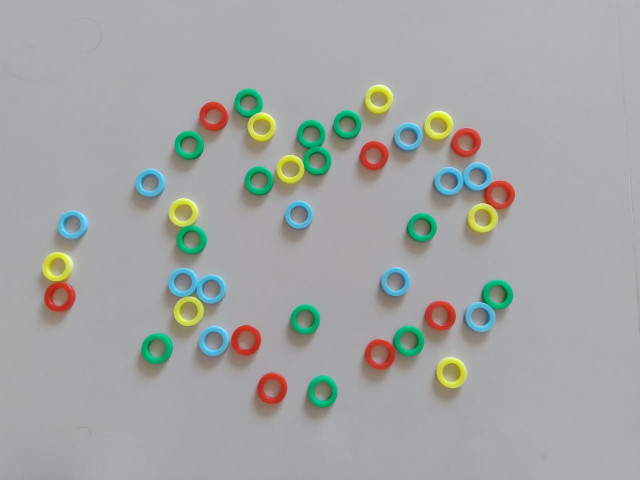
#> input picture 1.jpg, 1280 x 960 px (shown at 1/2 size); its folder holds 4 pictures in this run
$ python contarCirculos.py
#> lines starting #> are read from the running program, lines starting #| are printed output that depends on the picture; after the words box and inside, x2 and y2 are one past the last pixel; in counts of white or black regions, pixels touching at a corner belong together
#> further down, img is the input picture: shape (960, 1280, 3); mean B, G, R 163.7, 165.7, 163.2
import numpy as np
import cv2
import sys


def encontrando_circulos(img_original):
    #limites superiores e inferiores das cores (HSV)
    vermelho_upper = np.array([10, 255, 255])
    vermelho_lower = np.array([0, 50, 50])

    azul_upper = np.array([110, 255, 255])
    azul_lower = np.array([90, 50, 50])

    verde_upper = np.array([85, 255, 255])
    verde_lower = np.array([60, 50, 50])

    amarelo_upper = np.array([40, 255, 255])
    amarelo_lower = np.array([25, 50, 50])

    #para aplicar a máscara
    hsv_img = cv2.cvtColor(img_original, cv2.COLOR_BGR2HSV)
#> hsv_img: shape (960, 1280, 3); mean H, S, V 99.5, 19.9, 170.9
    #para aplicar o blur
    img_cinza = cv2.cvtColor(img_original, cv2.COLOR_BGR2GRAY)
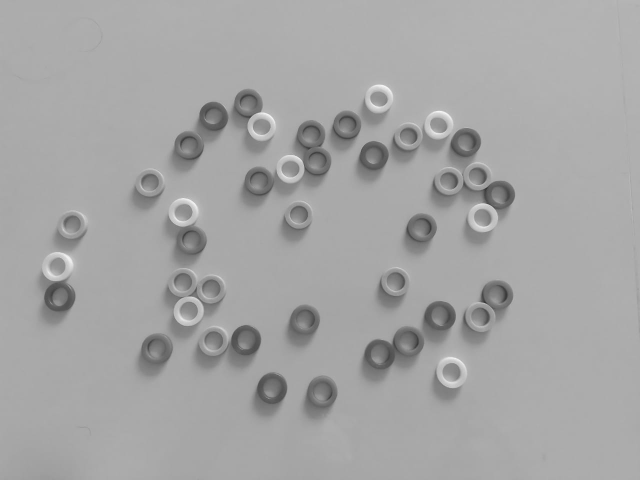
#> img_cinza: shape (960, 1280) (shown at 1/2 size); min 42, max 250, mean 164.7
    #imagem de entrada de HoughCircles
    img_gauss = cv2.GaussianBlur(img_cinza, (7, 7), 1.5)

    #função principal, parâmetros ajustados manualmente
    circulos = cv2.HoughCircles(img_gauss, cv2.HOUGH_GRADIENT, dp=1.1, minDist=30, param1=90, param2=30, minRadius=15, maxRadius=100)
#> circulos = 42 rows, first 8: [965.2, 435.1, 29.3], [517.5, 362.5, 29.3], [693.5, 250.2, 28.31], [879.5, 632, 31.28], [790.4, 563.8, 26.99], [491.2, 680.4, 30.29], [544, 776, 30.95], [420.8, 578, 27.87]

    img_saida = img_original.copy()

    contagem = {'Vermelho': 0, 'Amarelo':0, 'Verde':0, 'Azul':0}

    #conversão dos parâmetros (x, y, r) para inteiro
    circulos = np.uint16(np.around(circulos))
#> circulos = 42 rows, first 8: [965, 435, 29], [518, 362, 29], [694, 250, 28], [879, 632, 31], [790, 564, 27], [491, 680, 30], [544, 776, 31], [421, 578, 28]

    for i in circulos[0, :]:
        centro = (i[0], i[1]) # (x, y)
        raio = i[2]

        mask_temp = np.zeros(hsv_img.shape[:2], dtype=np.uint8)

        #desenho do círculo externo menos círculo interno
        cv2.circle(mask_temp, centro, raio, 255, -1)
        cv2.circle(mask_temp, centro, int(raio * 0.85), 0, -1)

        pixels_hsv = hsv_img[mask_temp == 255]

        h_median = np.median(pixels_hsv[:, 0])
        s_median = np.median(pixels_hsv[:, 1])
        v_median = np.median(pixels_hsv[:, 2])

        cor_detectada = None
        cor_bgr = (0, 0, 0)

        #comparando os valores medianos de H, S e V com os limites inferiores e superiores
        if (vermelho_lower[0] <= h_median <= vermelho_upper[0]) and \
            (vermelho_lower[1] <= s_median <= vermelho_upper[1]) and \
            (vermelho_lower[2] <= v_median <= vermelho_upper[2]):
                cor_detectada = 'Vermelho'
                cor_bgr = (0, 0, 255)
                contagem['Vermelho'] += 1

        elif (amarelo_lower[0] <= h_median <= amarelo_upper[0]) and \
                (amarelo_lower[1] <= s_median <= amarelo_upper[1]) and \
                (amarelo_lower[2] <= v_median <= amarelo_upper[2]):
                cor_detectada = 'Amarelo'
                cor_bgr = (0, 255, 255)
                contagem['Amarelo'] += 1

        elif (verde_lower[0] <= h_median <= verde_upper[0]) and \
                (verde_lower[1] <= s_median <= verde_upper[1]) and \
                (verde_lower[2] <= v_median <= verde_upper[2]):
                cor_detectada = 'Verde'
                cor_bgr = (0, 255, 0)
                contagem['Verde'] += 1

        elif (azul_lower[0] <= h_median <= azul_upper[0]) and \
                (azul_lower[1] <= s_median <= azul_upper[1]) and \
                (azul_lower[2] <= v_median <= azul_upper[2]):
                cor_detectada = 'Azul'
                cor_bgr = (255, 0, 0)
                contagem['Azul'] += 1

        if cor_detectada:
            cv2.circle(img_saida, centro, raio, cor_bgr, 3)
            cv2.circle(img_saida, centro, 2, (0, 0, 0), 3)
#> this loop made 42 passes
#> (centro, raio, h_median, s_median, v_median, cor_bgr, cor_detectada) on passes 1 to 12: ((965, 435), 29, 31, 142, 210, (0, 255, 255), 'Amarelo'), ((518, 362), 29, 79, 237, 162, (0, 255, 0), 'Verde'), ((694, 250), 28, 80, 247, 166, (0, 255, 0), 'Verde'), ((879, 632), 31, 3, 175, 183, (0, 0, 255), 'Vermelho'), ((790, 564), 27, 98, 157, 207, (255, 0, 0), 'Azul'), ((491, 680), 30, 2, 198, 186, (0, 0, 255), 'Vermelho'), ((544, 776), 31, 2, 192, 185, (0, 0, 255), 'Vermelho'), ((421, 578), 28, 97, 161, 210, (255, 0, 0), 'Azul'), ((427, 680), 18, 103, 69, 137, (255, 0, 0), 'Azul'), ((376, 623), 29, 32, 148, 205, (0, 255, 255), 'Amarelo'), ((1002, 389), 28, 3, 185, 192, (0, 0, 255), 'Vermelho'), ((633, 323), 29, 78, 234, 160, (0, 255, 0), 'Verde')
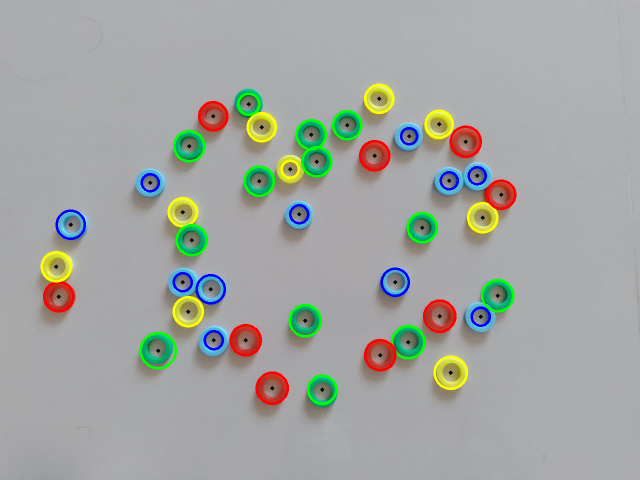
#> img_saida: shape (960, 1280, 3) (shown at 1/2 size); 2.97% of pixels changed, all inside (x1, y1, x2, y2) = (81, 167, 1033, 810)
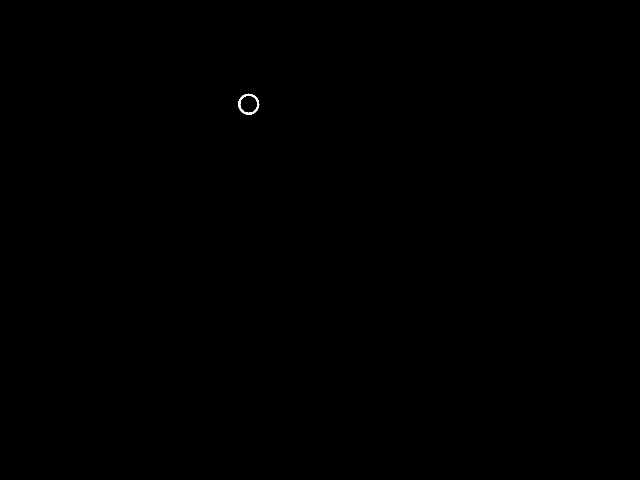
#> mask_temp: shape (960, 1280) (shown at 1/2 size); 0.04% white; 1 white region, box (x1, y1, x2, y2) and area: (476, 187, 519, 230) 472
#> after the loop, contagem = {'Vermelho': 9, 'Amarelo': 9, 'Verde': 13, 'Azul': 11}

    #retornando
    #imagem com os círculos detectados
    #contagem individual de cores e
    #contagem total de círculos detectados
    return img_saida, contagem, len(circulos[0, :])


if len(sys.argv) == 1:
    lista = list(range(1, 9))
else:
    lista = [int(sys.argv[1])]

cores = ['Vermelho', 'Amarelo', 'Verde', 'Azul']

for i in lista:
    img = cv2.imread(str(i) + '.jpg')
    img_saida, contagem, total = encontrando_circulos(img)
#> total = 42

    print('Imagem ' + str(i) + ": " + str(total))
#| Imagem 1: 42
    for c in cores:
        print('\t' + c + ": " + str(contagem[c]))
#> this loop made 4 passes
#| 	Vermelho: 9
#| 	Amarelo: 9
#| 	Verde: 13
#| 	Azul: 11

    cv2.imwrite('c' + str(i) + '.jpg', img_saida)
#> pass 2 of the loop `for i in lista:`:
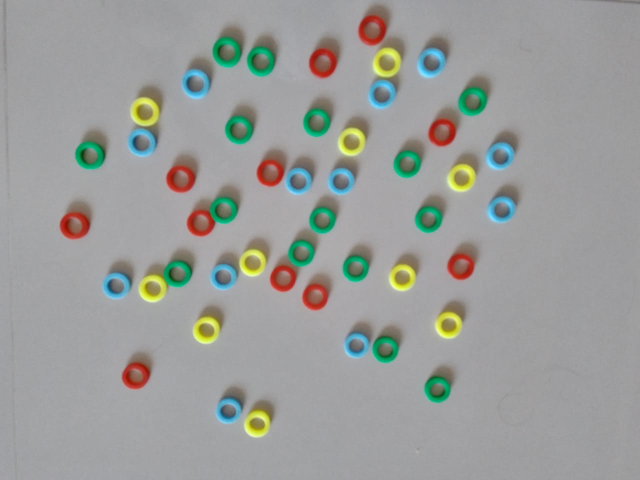
#> input picture 2.jpg, 1280 x 960 px (shown at 1/2 size)
#> img is the input picture: shape (960, 1280, 3); mean B, G, R 154.4, 156.8, 154.9
#> hsv_img: shape (960, 1280, 3); mean H, S, V 91.7, 20.5, 161.8
#> in encontrando_circulos (call 2), `circulos = cv2.HoughCircles(img_gauss, cv2.HOUGH_GRADIENT, dp=1.1, min..`: circulos = 47 rows, first 8: [180.9, 308.6, 29.74], [412, 660.5, 26.44], [804.7, 555, 26.44], [271.1, 750.8, 26.44], [513.2, 848.7, 25.89], [921.2, 530.8, 27.21], [146.9, 450.5, 26.77], [566, 557.2, 25.78]
#> in encontrando_circulos (call 2), `circulos = np.uint16(np.around(circulos))`: circulos = 47 rows, first 8: [181, 309, 30], [412, 661, 26], [805, 555, 26], [271, 751, 26], [513, 849, 26], [921, 531, 27], [147, 450, 27], [566, 557, 26]
#> the loop in encontrando_circulos (call 2), `for i in circulos[0, :]:` made 47 passes
#> (centro, raio, h_median, s_median, v_median, cor_bgr, cor_detectada) on passes 1 to 7: ((181, 309), 30, 79, 214, 148, (0, 255, 0), 'Verde'), ((412, 661), 26, 33, 143, 221, (0, 255, 255), 'Amarelo'), ((805, 555), 26, 32, 148, 215, (0, 255, 255), 'Amarelo'), ((271, 751), 26, 2, 186.5, 163, (0, 0, 255), 'Vermelho'), ((513, 849), 26, 33, 118.5, 214, (0, 255, 255), 'Amarelo'), ((921, 531), 27, 3, 182, 166, (0, 0, 255), 'Vermelho'), ((147, 450), 27, 3, 197, 170, (0, 0, 255), 'Vermelho')
#> after the loop in encontrando_circulos (call 2), `for i in circulos[0, :]:`:
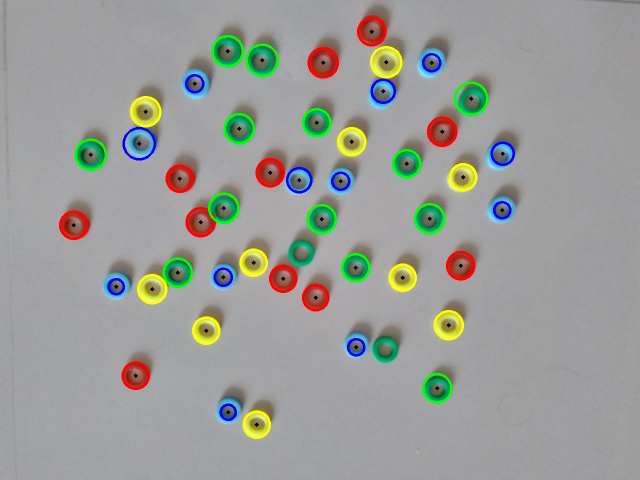
#> img_saida: shape (960, 1280, 3) (shown at 1/2 size); 3.15% of pixels changed, all inside (x1, y1, x2, y2) = (118, 34, 1030, 878)
#> after the loop in encontrando_circulos (call 2), `for i in circulos[0, :]:`:
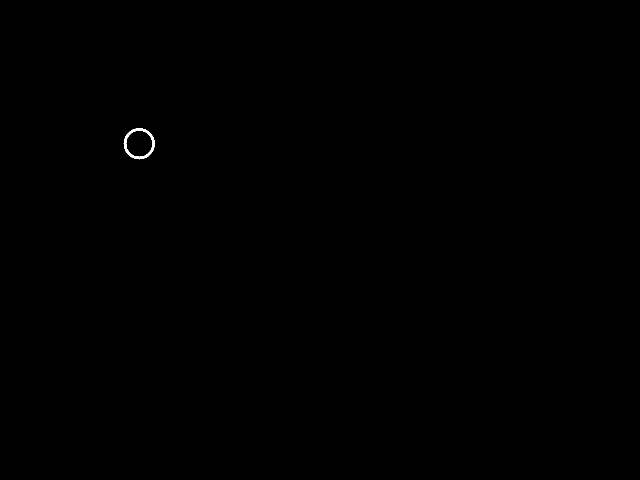
#> mask_temp: shape (960, 1280) (shown at 1/2 size); 0.07% white; 1 white region, box (x1, y1, x2, y2) and area: (247, 256, 310, 319) 880
#| Imagem 2: 47
#> the loop `for c in cores:` made 4 passes
#| 	Vermelho: 11
#| 	Amarelo: 10
#| 	Verde: 13
#| 	Azul: 12
#> pass 3 of the loop `for i in lista:`:
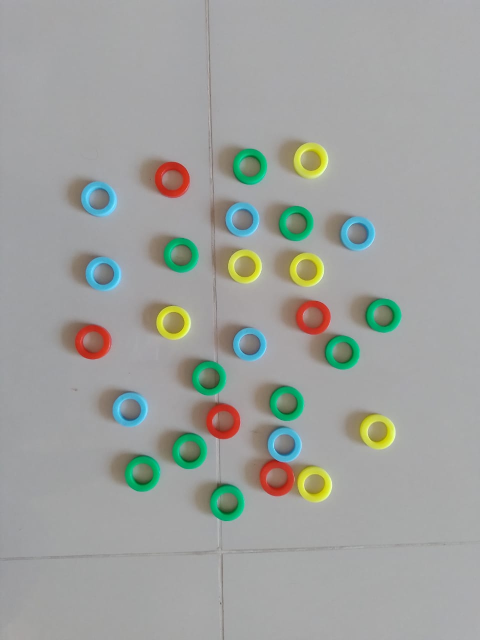
#> input picture 3.jpg, 960 x 1280 px (shown at 1/2 size)
#> img is the input picture: shape (1280, 960, 3); mean B, G, R 157.9, 161.5, 158.8
#> hsv_img: shape (1280, 960, 3); mean H, S, V 65.3, 19.6, 165.7
#> img_cinza: shape (1280, 960)
#> img_gauss: shape (1280, 960)
#> the loop in encontrando_circulos (call 3), `for i in circulos[0, :]:` made 28 passes
#> i on passes 1 to 8: [490, 533, 34], [614, 540, 34], [344, 358, 35], [684, 703, 36], [483, 437, 33], [626, 634, 34], [346, 645, 34], [194, 395, 33]
#> after the loop in encontrando_circulos (call 3), `for i in circulos[0, :]:`:
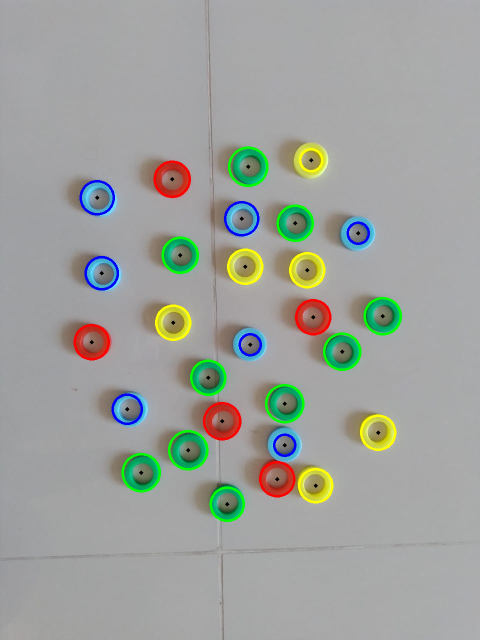
#> img_saida: shape (1280, 960, 3) (shown at 1/2 size); 2.42% of pixels changed, all inside (x1, y1, x2, y2) = (147, 293, 804, 1044)
#> after the loop in encontrando_circulos (call 3), `for i in circulos[0, :]:`:
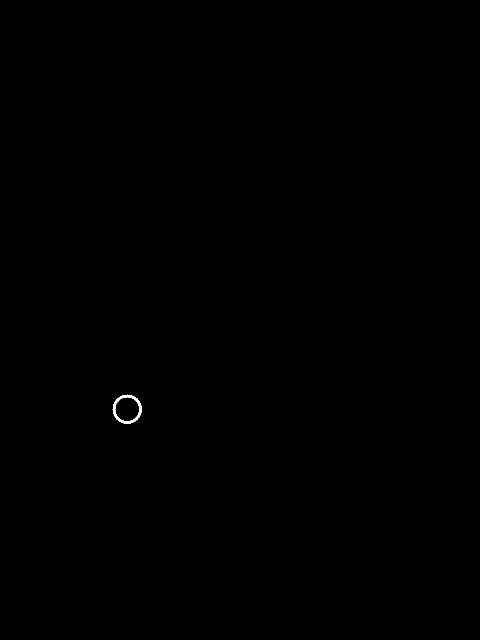
#> mask_temp: shape (1280, 960) (shown at 1/2 size); 0.07% white; 1 white region, box (x1, y1, x2, y2) and area: (225, 789, 284, 848) 836
#| Imagem 3: 28
#> (the run stopped early here; a loop or call above may not have finished)
